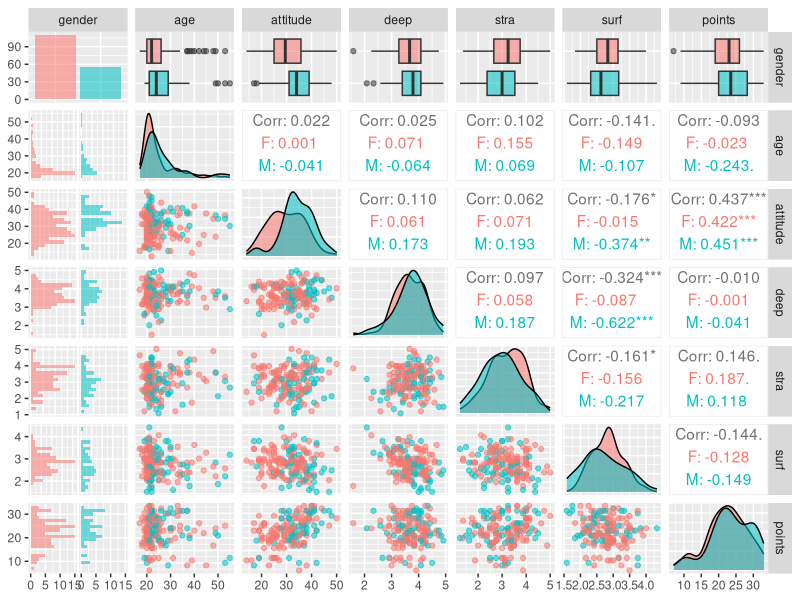
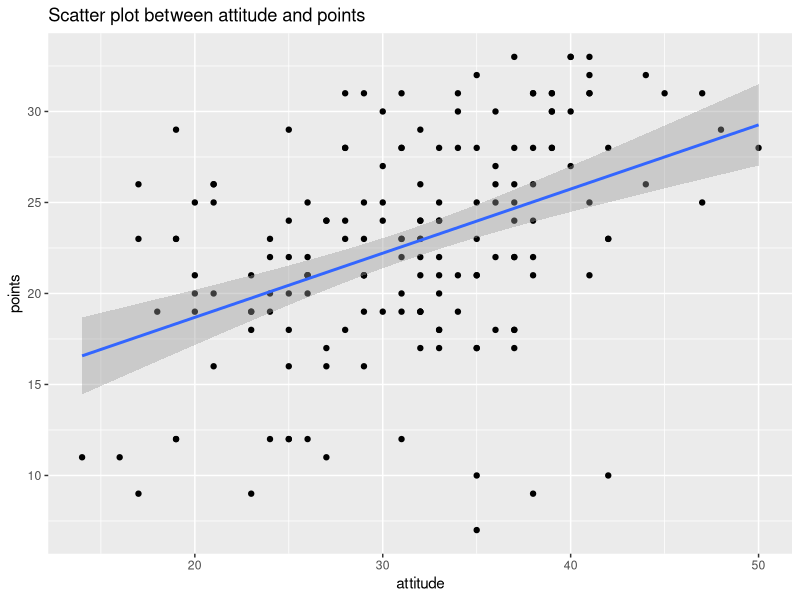

Generate these figures, in order, with R:
## ---- chunk 1
student2014 <- read.table("data/learning2014.txt", header = TRUE)
dim(student2014)
## ---- chunk 2
str(student2014)
## ---- chunk 3
summary(student2014)
## ---- chunk 4
library(ggplot2)
library(GGally)
## ---- chunk 5
ggpairs(student2014, mapping = aes(col = gender, alpha = 0.1), lower = list(combo = wrap("facethist", bins = 20)))
## ---- chunk 6
qplot(attitude, points, data = student2014, main = "Scatter plot between attitude and points") + geom_smooth(method = "lm")
## ---- chunk 7
my_model<- lm(points ~ attitude + stra + surf, data = student2014)
summary(my_model)
